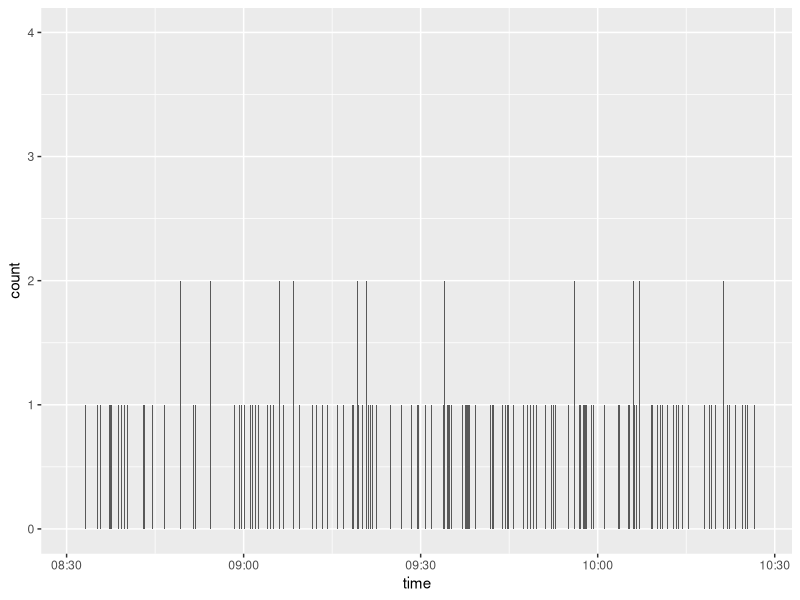
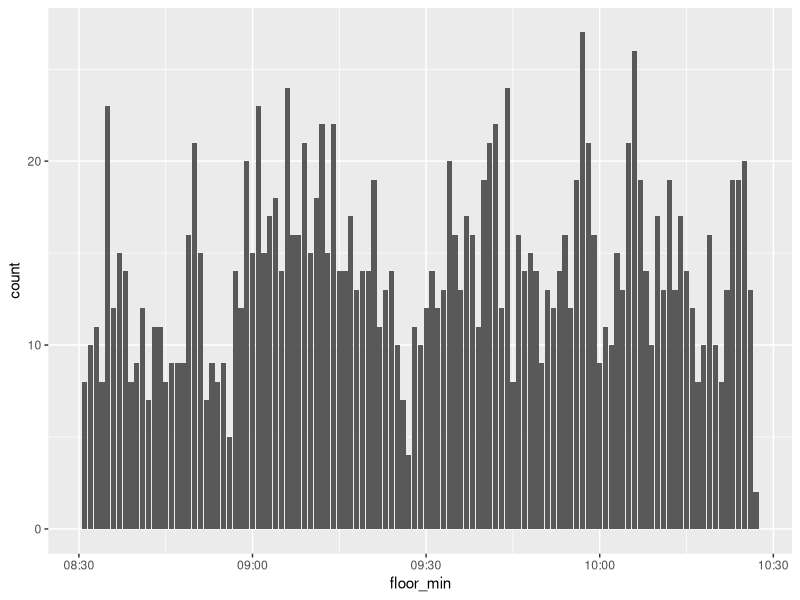
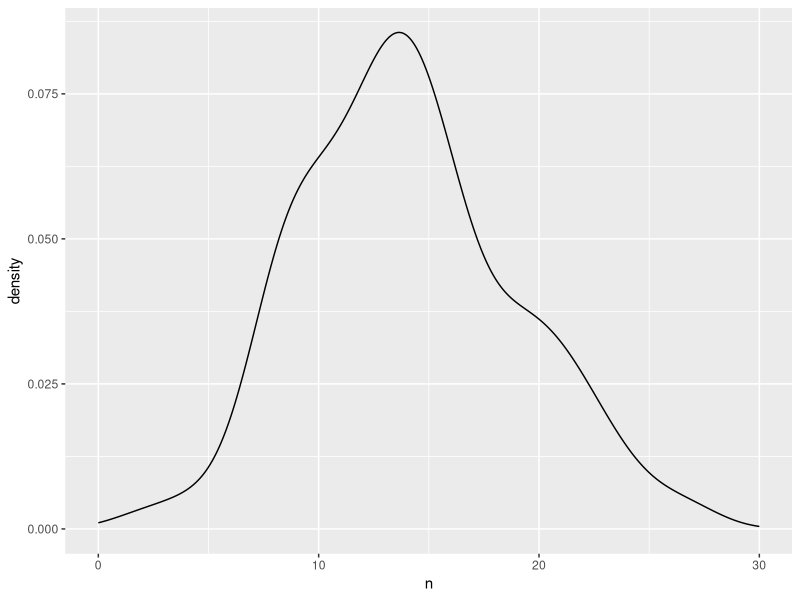
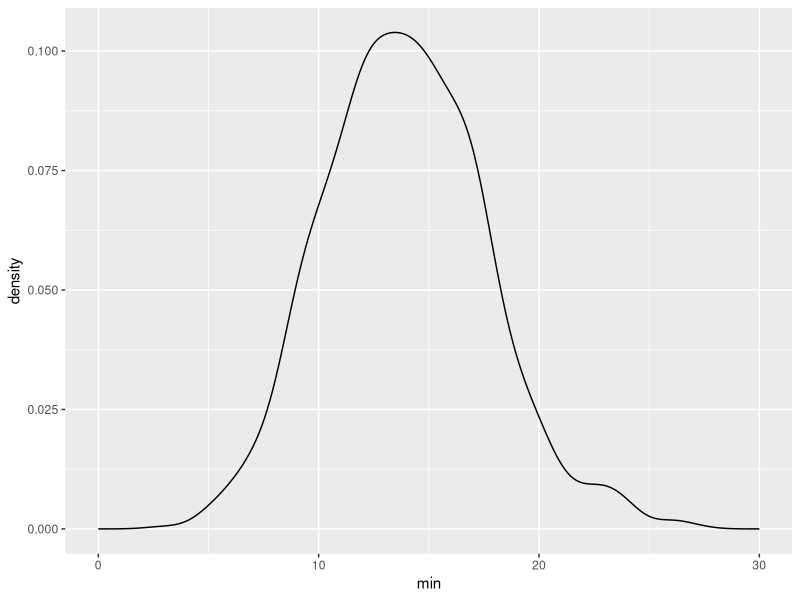
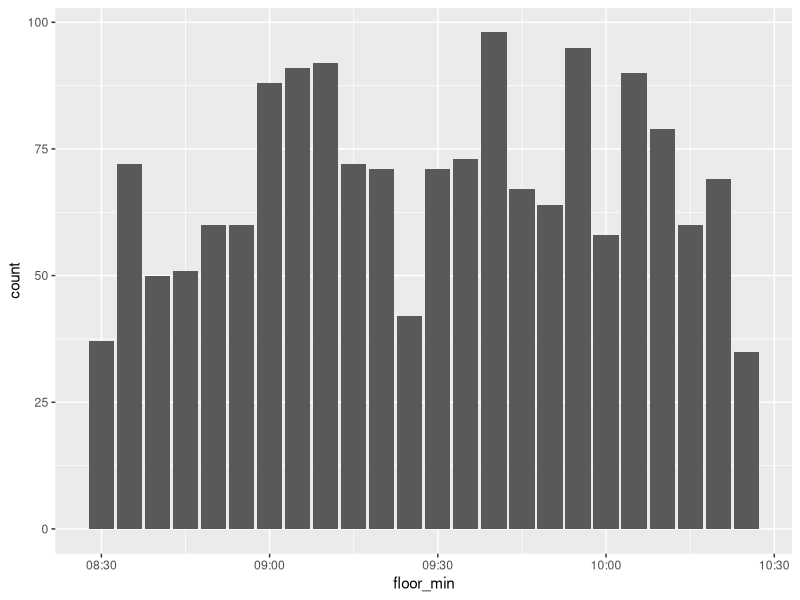
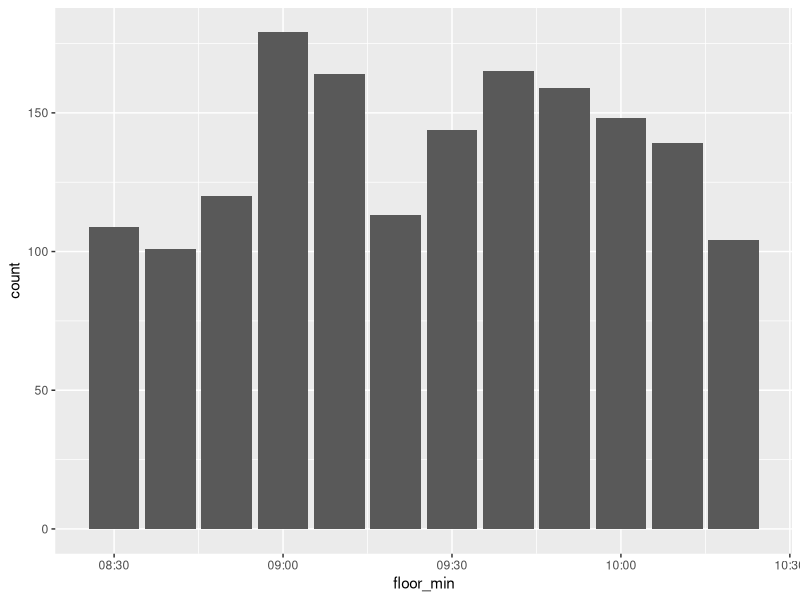
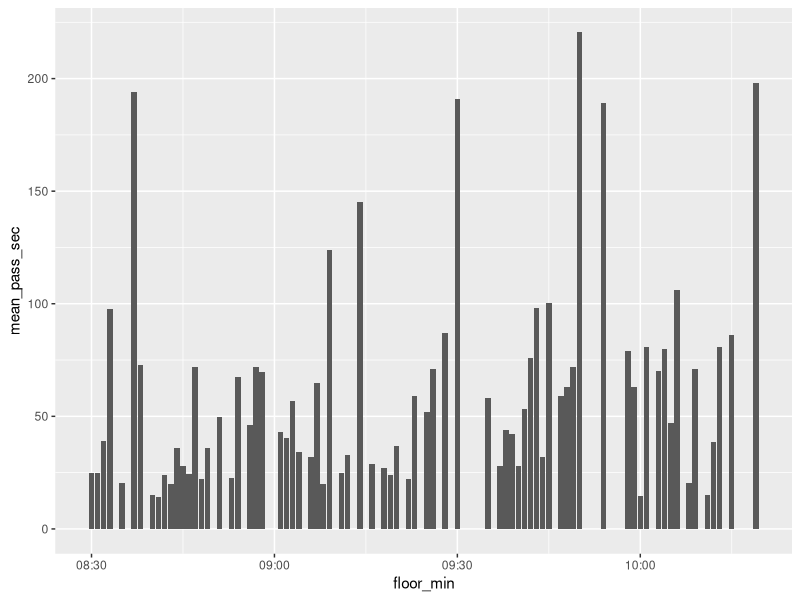
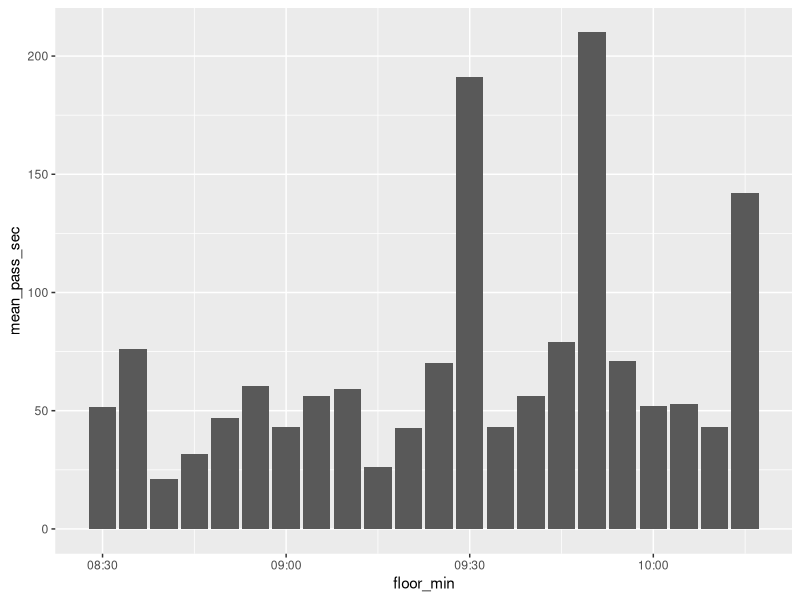

Write R code to recreate these figures, in order.
## ---- chunk 1
knitr::opts_chunk$set(echo = TRUE)

# library 불러오기
library(tidyverse)
library(lubridate)

# 데이터 불러오기
visit_count <- read.csv("data/raw/visit_count.csv")
pass_type <- read.csv("data/raw/pass_type.csv")
## ---- chunk 2
head(visit_count)
head(pass_type)
## ---- chunk 3
# structure 확인 & 변환
str(visit_count)
visit_count <- visit_count %>%
        mutate(time = ymd_hms(time))
str(pass_type) 
pass_type <- pass_type %>%
        mutate(time = ymd_hms(time))

# 결측 확인 --> none
sapply(visit_count, function(x) sum(is.na(x)))
sapply(pass_type, function(x) sum(is.na(x)))

# pass_type 2개 이상 데이터 들어간 이상한 것 있는지 보기
pass_type %>%
        group_by(patient_No) %>%
        tally() %>%
        filter(n != 2)

# 27, 44, 45, 99가 데이터 오류 존재 --> 제거
pass_type2 <- pass_type %>%
        filter(!patient_No %in% c(27, 44, 45, 99)) %>% # --> 오류데이터 제거
        pivot_wider(names_from = pass_type, values_from = time) %>%                      # 데이터 변환
        pivot_longer(cols = c("q_only", "qr", "qr_c_aid", "kiosk", "kiosk_c_aid")) %>%   # 데이터 변환 
        na.omit() %>%
        rename(visit_time = visit, # 변수 명 정리 
               pass_type  = name, 
               pass_time  = value) %>%
        mutate(visit_to_pass_time = difftime(pass_time, visit_time, units = "secs"))     # 통과시간 - 도착시간
## ---- chunk 4
ggplot(data = visit_count, aes(x = time)) + 
        geom_bar()
## ---- chunk 5
t_visit_count <- visit_count %>%
        mutate(floor_min = floor_date(time, '1 mins'))

ggplot(data = t_visit_count, aes(x = floor_min)) + 
        geom_bar()

## ---- chunk 6
t_visit_count2 <- t_visit_count %>%
        group_by(floor_min) %>%
        tally()
ggplot(data = t_visit_count2, aes(x = n)) +
        geom_density() + 
        xlim(c(0, 30))
## ---- chunk 7
set.seed(1004*777)
t_df <- data.frame(min = rpois(n = 1000, lambda = 14))
ggplot(t_df, aes(x = min)) + 
        geom_density() + 
        xlim(c(0,30))
## ---- chunk 8
t_visit_count <- visit_count %>%
        mutate(floor_min = floor_date(time, '5 mins'))

ggplot(data = t_visit_count, aes(x = floor_min)) + 
        geom_bar()

## ---- chunk 9
t_visit_count <- visit_count %>%
        mutate(floor_min = floor_date(time, '10 mins'))

ggplot(data = t_visit_count, aes(x = floor_min)) + 
        geom_bar()

## ---- chunk 10
head(pass_type2)

t_pass_type2 <- pass_type2 %>%
        mutate(floor_min = floor_date(visit_time, '1 mins')) %>%
        group_by(floor_min) %>%
        summarise(mean_pass_sec = mean(visit_to_pass_time))

ggplot(t_pass_type2, aes(x = floor_min, y = mean_pass_sec)) + 
        geom_bar(stat = "identity")


## ---- chunk 11
t_pass_type2 <- pass_type2 %>%
        mutate(floor_min = floor_date(visit_time, '5 mins')) %>%
        group_by(floor_min) %>%
        summarise(mean_pass_sec = mean(visit_to_pass_time))

ggplot(t_pass_type2, aes(x = floor_min, y = mean_pass_sec)) + 
        geom_bar(stat = "identity")


## ---- chunk 12
t_pass_type2 <- pass_type2 %>%
        mutate(floor_min = floor_date(visit_time, '10 mins')) %>%
        group_by(floor_min) %>%
        summarise(mean_pass_sec = mean(visit_to_pass_time))

ggplot(t_pass_type2, aes(x = floor_min, y = mean_pass_sec)) + 
        geom_bar(stat = "identity")


## ---- chunk 13
t_pass_type2 <- pass_type2 %>%
        mutate(floor_min = floor_date(visit_time, '1 mins') %>% factor())

ggplot(t_pass_type2, aes(x = floor_min, y = as.numeric(visit_to_pass_time))) + 
        geom_boxplot()
## ---- chunk 14
t_pass_type2 <- pass_type2 %>%
        mutate(floor_min = floor_date(visit_time, '5 mins') %>% factor())

ggplot(t_pass_type2, aes(x = floor_min, y = as.numeric(visit_to_pass_time))) + 
        geom_boxplot()
## ---- chunk 15
t_pass_type2 <- pass_type2 %>%
        mutate(floor_min = floor_date(visit_time, '10 mins') %>% factor())

ggplot(t_pass_type2, aes(x = floor_min, y = as.numeric(visit_to_pass_time))) + 
        geom_boxplot()
## ---- chunk 16
t_pass_type2 <- pass_type2 %>%
        mutate(floor_min = floor_date(visit_time, '15 mins') %>% factor())

ggplot(t_pass_type2, aes(x = floor_min, y = as.numeric(visit_to_pass_time))) + 
        geom_boxplot()
## ---- chunk 17
t_pass_type2 <- pass_type2 %>%
        mutate(pass_type = case_when(pass_type %in% c("kiosk", "kiosk_c_aid") ~ "kiosk", 
                                     pass_type %in% c("qr", "qr_c_aid") ~ "qr", 
                                     pass_type %in% c("q_only") ~ "q_only"))

ggplot(t_pass_type2, aes(x = pass_type, y = as.numeric(visit_to_pass_time))) + 
        geom_boxplot()
## ---- chunk 18
ggplot(t_pass_type2, aes(x = as.numeric(visit_to_pass_time))) + 
        geom_density() + 
        facet_grid(~pass_type)
## ---- chunk 19
ggplot(t_pass_type2, aes(x = as.numeric(visit_to_pass_time), col = pass_type)) + 
        geom_density()
## ---- chunk 20
ggplot(pass_type2, aes(x = pass_type, y = as.numeric(visit_to_pass_time))) + 
        geom_boxplot()
## ---- chunk 21
ggplot(pass_type2, aes(x = as.numeric(visit_to_pass_time))) + 
        geom_density() + 
        facet_grid(~pass_type)
## ---- chunk 22
ggplot(pass_type2, aes(x = as.numeric(visit_to_pass_time), col = pass_type)) + 
        geom_density()
## ---- chunk 23
ggplot(t_pass_type2, aes(x = as.numeric(visit_to_pass_time))) + 
        geom_density()
## ---- chunk 24

## ---- chunk 25




































































